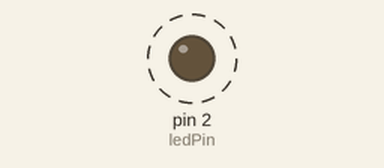
Simulated run of this sketch. Board: Arduino Uno, built with avr-gcc and run on an emulated ATmega328P. Parts: output pins drawn as LEDs (lit = HIGH). Dashed ring = blinking.

Above: at 0.2 s.
Timing chart, 0 to 3.0 s (numbered marks = the images above):
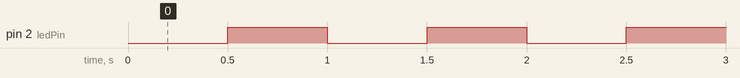

The sketch:

timer.ino
```cpp
#define ledPin 2

void setup()
{
  pinMode(ledPin, OUTPUT);

  // initialize timer1
  noInterrupts();           // disable all interrupts
  TCCR1A = 0;
  TCCR1B = 0;

  TCNT1 = 34286;            // preload timer 65536-16MHz/256/2Hz
  TCCR1B |= (1 << CS12);    // 256 prescaler
  TIMSK1 |= (1 << TOIE1);   // enable timer overflow interrupt
  interrupts();             // enable all interrupts
}

ISR(TIMER1_OVF_vect)        // interrupt service routine that wraps a user defined function supplied by attachInterrupt
{
  TCNT1 = 34286;            // preload timer
  digitalWrite(ledPin, digitalRead(ledPin) ^ 1);
}

void loop()
{
  // your program here...
}
```

Measured:
- by itself, pin 2 (ledPin): alternates HIGH for 0.50 s and LOW for 0.50 s
